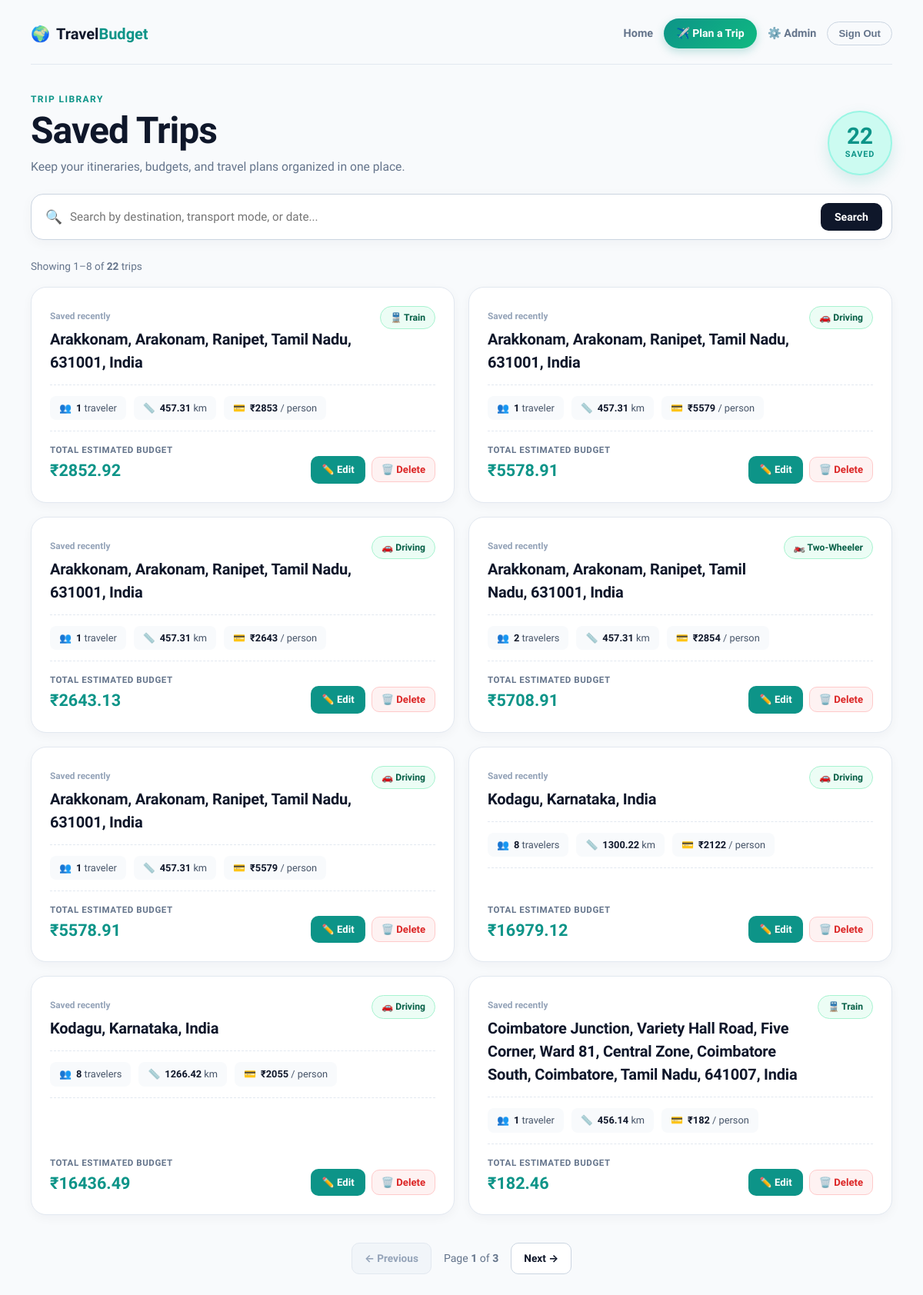
Before: /trips (signed in) with the older database file.
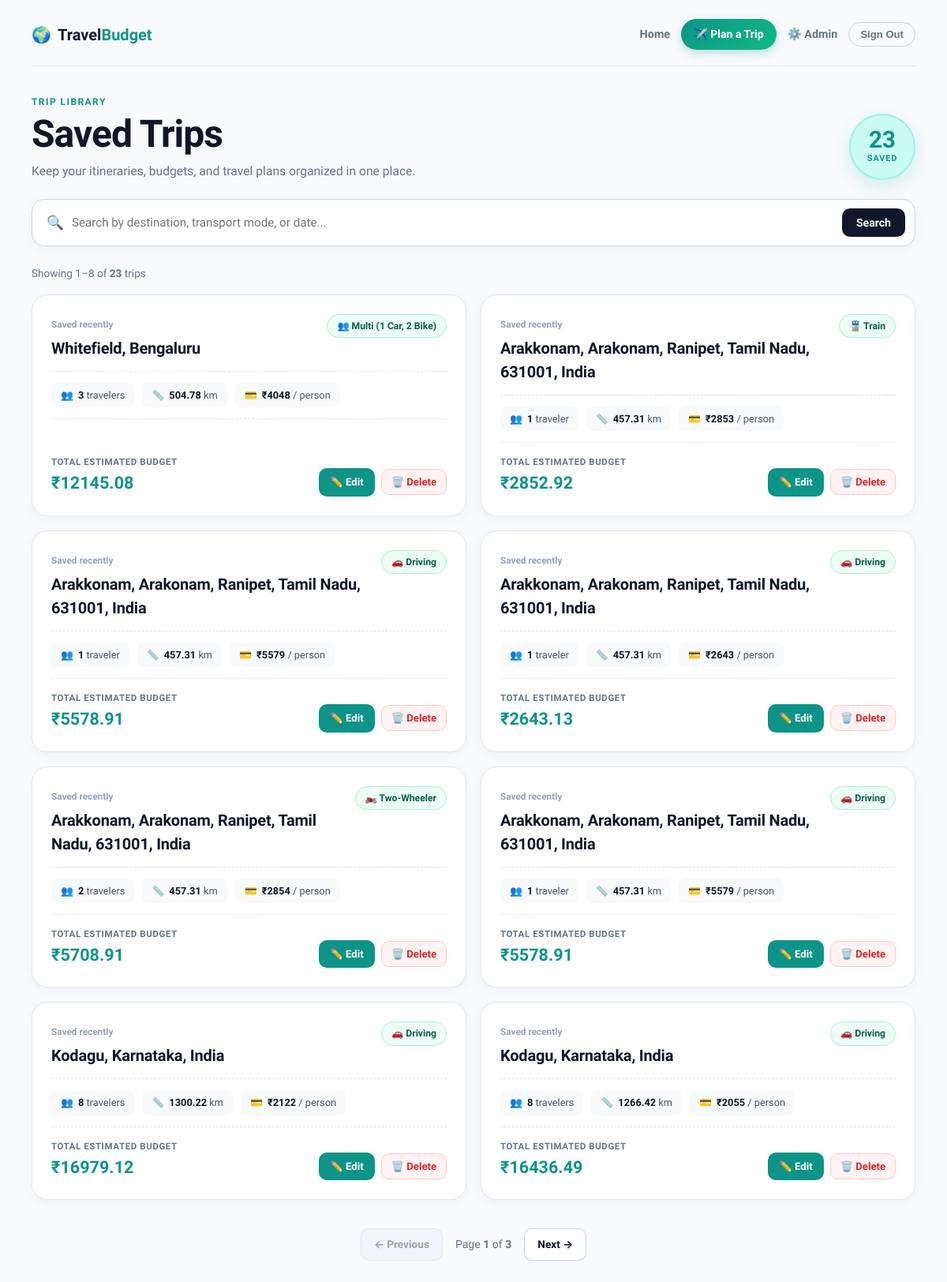
After: the same page with the newer database file.
### tables this page shows
CREATE TABLE trips (
            id INTEGER PRIMARY KEY AUTOINCREMENT,
            destination TEXT,
            travelers INTEGER,
            total_distance REAL,
            transport_mode TEXT,
            transport_cost REAL,
            fuel_type TEXT,
            fuel_price REAL,
            fuel_cost REAL,
            food_cost REAL,
            room_cost REAL,
            toll_charges REAL,
            parking_fee REAL,
            vehicle_type TEXT,
            vehicle_rental_cost REAL,
            places_fee_total REAL,
            total_budget REAL,
            cost_per_person REAL
        , user_id INTEGER);

### app.py (the view)
@app.route("/trips")
@login_required
def trips():
    search_query = request.args.get("q", "").strip()
    try:
        page = max(1, int(request.args.get("page", 1)))
    except (TypeError, ValueError):
        page = 1
    per_page = 8
    where_clause = ""
    params = []
    if search_query:
        where_clause = "WHERE user_id = ? AND (destination LIKE ? OR transport_mode LIKE ?)"
        term = f"%{search_query}%"
        params = [session["user_id"], term, term]
    else:
        where_clause = "WHERE user_id = ?"
        params = [session["user_id"]]
    conn = get_db()
    total = conn.execute(
        f"SELECT COUNT(*) FROM trips {where_clause}", params
    ).fetchone()[0]
    total_pages = max(1, (total + per_page - 1) // per_page)
    page = min(page, total_pages)
    rows = conn.execute(
        f"SELECT * FROM trips {where_clause} ORDER BY id DESC LIMIT ? OFFSET ?",
        [*params, per_page, (page - 1) * per_page],
    ).fetchall()
    conn.close()
    return render_template(
        "trips.html", trips=rows, search_query=search_query, page=page,
        total_pages=total_pages, total=total,
        first_item=(page - 1) * per_page + 1 if total else 0,
    )

### app.py (called while the page is built)
def get_db():
    conn = sqlite3.connect("travel_budget.db")
    conn.row_factory = sqlite3.Row
    return conn

@app.before_request
def update_last_seen():
    user_id = session.get('user_id')
    if user_id:
        try:
            conn = get_db()
            conn.execute('UPDATE users SET last_seen = CURRENT_TIMESTAMP WHERE id = ?', (user_id,))
            conn.commit()
            conn.close()
        except Exception:
            pass

@app.context_processor
def inject_user():
    is_admin = False
    logged_in = 'user_id' in session
    user_name = session.get('user_name')
    if logged_in:
        try:
            conn = get_db()
            row = conn.execute('SELECT is_admin FROM users WHERE id=?', (session['user_id'],)).fetchone()
            conn.close()
            is_admin = False
            if row:
                try:
                    is_admin = bool(row['is_admin'])
                except Exception:
                    is_admin = False
        except Exception:
            is_admin = False
    return dict(is_admin=is_admin, logged_in=logged_in, user_name=user_name)

def login_required(view):
    @wraps(view)
    def wrapped_view(*args, **kwargs):
        if "user_id" not in session:
            return redirect(url_for("login", next=request.path))
        return view(*args, **kwargs)
    return wrapped_view

### templates/trips.html (shortened to what this page needs)
<!doctype html>
<html lang="en">
<head>
  <link rel="stylesheet" href="{{ url_for('static', filename='trip.css') }}">
</head>
<body>
  <main class="trips-shell">
    <header class="trips-header">
      <a href="/" class="brand">
        <span class="brand-icon">🌍</span>
        <span class="brand-text">Travel<strong>Budget</strong></span>
      </a>
      <nav class="trips-nav">
        <a href="/" class="nav-link home-link">Home</a>
        <a class="plan-link" href="/planner?new=1">✈️ Plan a Trip</a>
        {% if is_admin %}<a href="/admin" class="nav-link admin-link">⚙️ Admin</a>{% endif %}
        <form action="/logout" method="post" class="logout-form">
          <button class="logout-btn" type="submit">Sign Out</button>
        </form>
      </nav>
    </header>
    <section class="trips-hero">
      <div class="hero-left">
        <p class="eyebrow">Trip Library</p>
        <h1>Saved Trips</h1>
        <p class="hero-desc">Keep your itineraries, budgets, and travel plans organized in one place.</p>
      </div>
      <div class="trip-total-badge">
        <span class="total-number">{{ total }}</span>
        <small>Saved</small>
      </div>
    </section>
    <form class="trip-search" method="get" action="/trips" role="search">
      <div class="search-inner">
        <span class="search-icon">🔍</span>
        <input id="trip_search" type="search" name="q" value="{{ search_query }}" placeholder="Search by destination, transport mode, or date...">
        <button type="submit" class="search-btn">Search</button>
      </div>
    </form>
    {% if trips %}
    <div class="trip-count-bar">
      <span>Showing {{ first_item }}–{{ first_item + trips|length - 1 }} of <strong>{{ total }}</strong> trip{{ '' if total == 1 else 's' }}</span>
    </div>
    <section class="trip-list">
      {% for trip in trips %}
      <article class="trip-card">
        <div class="trip-card-top">
          <div>
            <span class="trip-date">Saved {{ trip['created_at'] if trip['created_at'] else 'recently' }}</span>
            <h2 title="{{ trip['destination'] }}">{{ trip['destination'] }}</h2>
          </div>
          <span class="mode-chip">
            {% if trip['transport_mode'] == 'car' %}🚗 Driving
            {% elif trip['transport_mode'] == 'bike' %}🏍️ Two-Wheeler
            {% elif trip['transport_mode'] == 'bus' %}🚌 Bus
            {% elif trip['transport_mode'] == 'train' %}🚆 Train
            {% elif trip['transport_mode'] == 'flight' %}✈️ Flight
            {% elif trip['transport_mode'] == 'walk' %}🚶 Walking
            {% elif 'multi' in trip['transport_mode']|lower %}👥 {{ trip['transport_mode'] }}
            {% else %}🚗 {{ trip['transport_mode'] }}
            {% endif %}
          </span>
        </div>
        <div class="trip-stats">
          <div class="stat-pill">
            <span class="stat-icon">👥</span>
            <span><b>{{ trip['travelers'] }}</b> traveler{{ '' if trip['travelers'] == 1 else 's' }}</span>
          </div>
          <div class="stat-pill">
            <span class="stat-icon">📏</span>
            <span><b>{{ trip['total_distance'] or 0 }}</b> km</span>
          </div>
          <div class="stat-pill">
            <span class="stat-icon">💳</span>
            <span><b>₹{{ '%.0f'|format(trip['cost_per_person'] or 0) }}</b> / person</span>
          </div>
        </div>
        <div class="trip-card-bottom">
          <div class="budget-meta">
            <small>Total Estimated Budget</small>
            <strong>₹{{ '%.2f'|format(trip['total_budget'] or 0) }}</strong>
          </div>
          <div class="trip-actions">
            <a href="/edit/{{ trip['id'] }}" class="btn-edit-trip">✏️ Edit</a>
            <form action="/delete/{{ trip['id'] }}" method="post" onsubmit="return confirm('Delete this saved trip?')">
              <button type="submit" class="btn-delete-trip">🗑️ Delete</button>
            </form>
          </div>
        </div>
      </article>
      {% endfor %}
    </section>
    {% if total_pages > 1 %}
    <nav class="pagination" aria-label="Saved trip pages">
      {% if page > 1 %}
      <a href="{{ url_for('trips', q=search_query, page=page - 1) }}" class="page-link prev">← Previous</a>
      {% else %}
      <span class="page-link disabled">← Previous</span>
      {% endif %}
      <span class="page-current">Page <b>{{ page }}</b> of <b>{{ total_pages }}</b></span>
      {% if page < total_pages %}
      <a href="{{ url_for('trips', q=search_query, page=page + 1) }}" class="page-link next">Next →</a>
      {% else %}
      <span class="page-link disabled">Next →</span>
      {% endif %}
    </nav>
    {% endif %}
    {% endif %}
  </main>
</body>
</html>

Changed rows visible on the page:
no longer on this page (row unchanged): trips: trip "recently", destination "Coimbatore Junction, Variety Hall Road, Five Corner, Ward 81, Central Zone, Coimbatore South, Coimbatore, Tamil Nadu, 641007, India", transport_mode "🚆 Train", travelers "1", total_distance "456.14", cost_per_person "182", total_budget "182.46"
added trips: trip "recently", destination "Whitefield, Bengaluru", transport_mode "Multi (1 Car, 2 Bike)", travelers "3", travelers "s", total_distance "504.78", cost_per_person "4048", total_budget "12145.08"
Other visible differences:
{{ total }}: "22" → "23"
